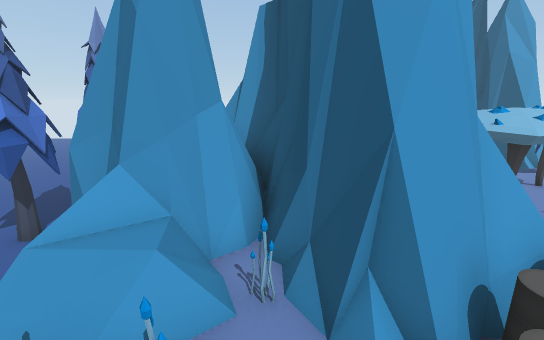
view 1 (above)

16 first-person views from a walk through a Unity game level. The camera is 1.4 m above the floor, tilts 14° down and sees 90° across. The floor is counted in squares, 0.5 m on a side. Each view is taken from the middle of a square. On the plan, view 1 faces up. The plan holds only what a view shows up to about 19 squares ahead; the rest is blank. The place goes on beyond the plan. The player character is not drawn.

view 2
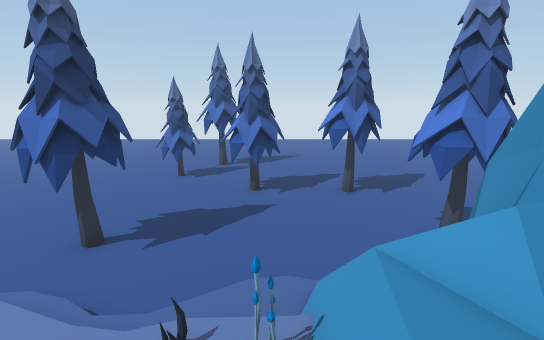

view 3
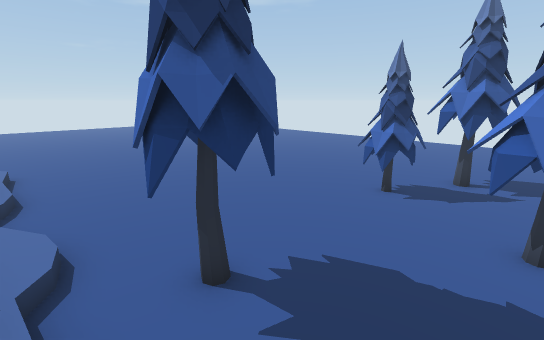

view 4
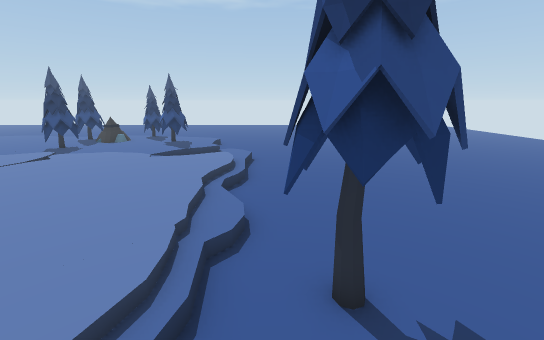

view 5
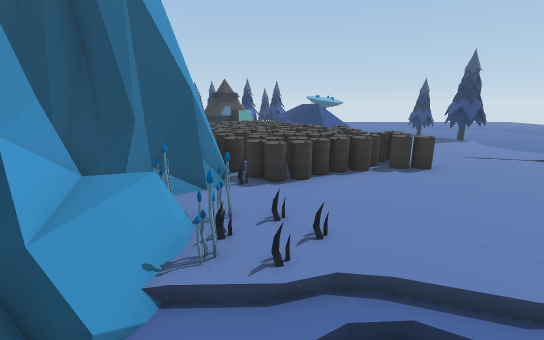

view 6
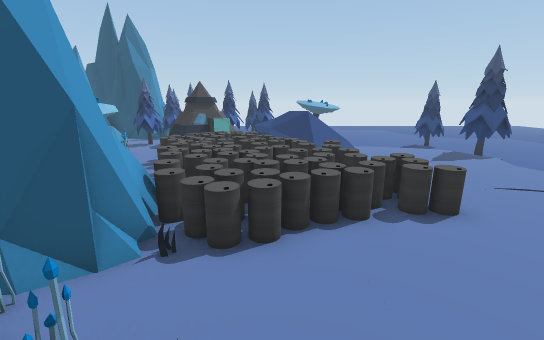

view 7
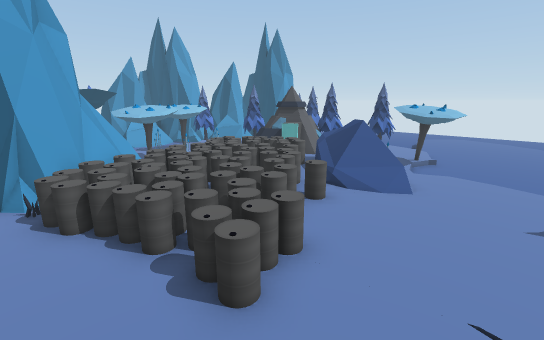

view 8
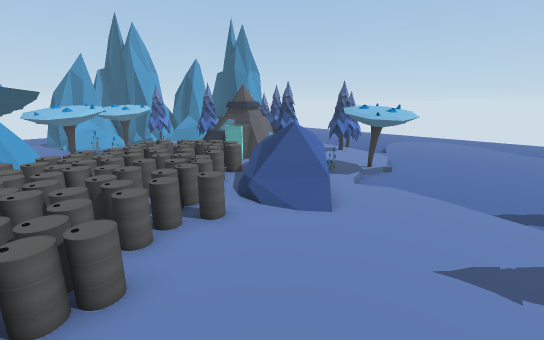

view 9
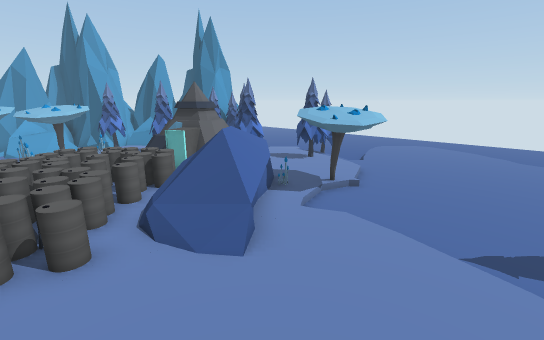

view 10
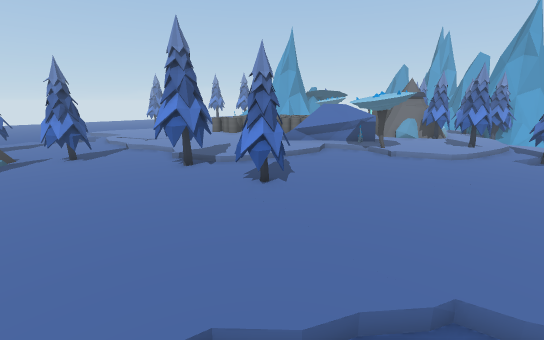

view 11
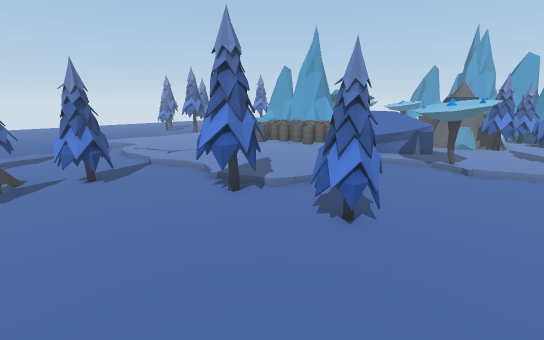

view 12
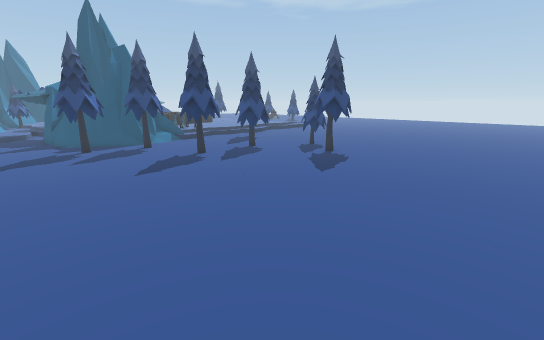

view 13
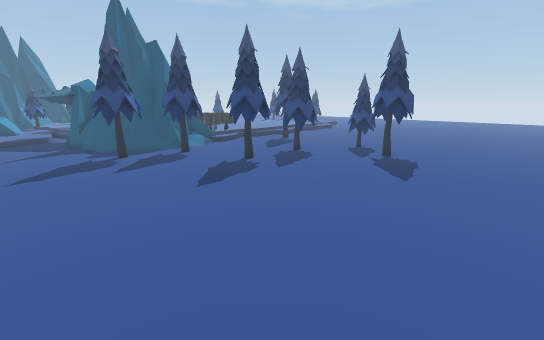

view 14
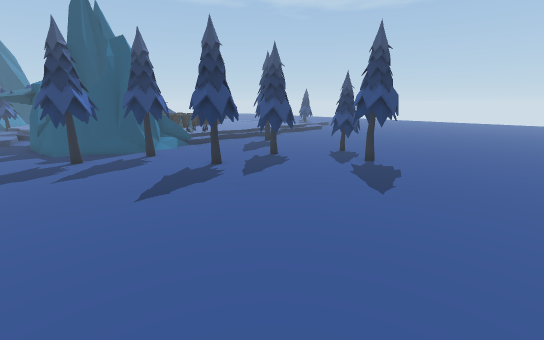

view 15
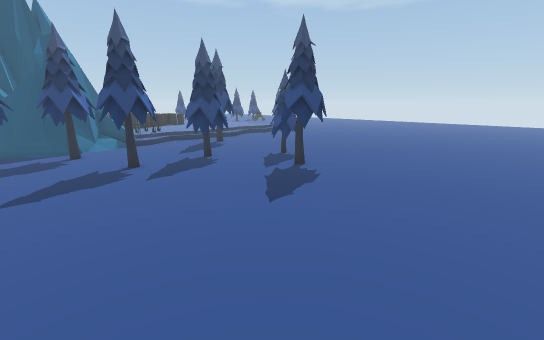

view 16
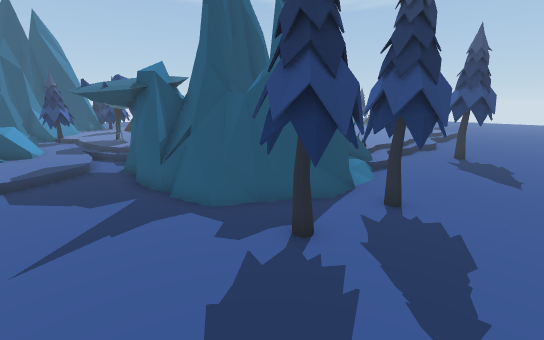

### Floor plan
Key: @ floor where view 1 was taken; # wall or solid block; . main floor; : floor 0.25 m higher than the main floor; + floor 0.5 m higher than the main floor; * floor 0.75 m higher than the main floor; / step, stairs or slope; = window, fence, low wall or low ledge; ^ raised ledge; v drop or lower ground; P plant; T thing the floor can be seen under or through; B barrel; O other object.
Columns run from 25 left of view 1 to 21 right of it. Each row starts with its distance up from view 1.
 14     .  ...................../...=== =##
 13  .  ......................../....:= #####
 12    .........................OO......=##=##
 11   .................##....=#OOO //...=### =
 10  .................###.#=^###OOO O    =:      #
  9  .................###.###### OOOOOOO::    #####
  8  ..................#########OO OOOOO::##= ####
  7  .................#########   OOO OO::##==###=
  6  .............##..#########  #OOOO::::OO  =##=
  5  .............##.....####=#####O:::  OOO O::=..
  4  .............##.....===:=###= /:    OOOOO=:///
  3  ....................##*+P##=#       OOOO##:://
  2  .............##....../PP::#/        O:O ==#:/#
  1  .............##...../P:P:://     /////::::##.#
  0  ........TTT..##....../P:@:/B     /:////:::##.
 -1 .........TTT=........./:::::   /O//////v::::///
 -2 .........TTTTT....###/::::::/  /////#==OOO::...
 -3 ............TT....###/:::::://:::://==/OOOO....
 -4 ...................../::::::///::::/::/OOO.....
 -5  ....................//:::::::::::::::/........
 -6  ....................//:::::::::::::::/........
 -7  ...................../:::::::::::::::.........
 -8  ....................//:::::::::::::::.........
 -9  ..................../:::::::::::::::/..=......
-10  ..................../:::/:::::://:###.##=.....
-11  ..................../////:::://...###.=#......
-12  ........... ......../.   .........=##......../
-13  ........... .. ...../.  /.....=#............/.
-14   ......... ... ......  /......##=........../.
-15   ........  ..  ...... /..=....==............
-16   .......       .........=##..O.............  .

Where each view was taken, in squares from view 1:
view 1: 0 up, 0 right, facing up
view 2: 2 up, 0 right, facing left
view 3: 1 up, 4 left, facing down-left
view 4: 1 up, 5 left, facing down
view 5: 1 up, 6 left, facing right
view 6: 0 up, 3 left, facing right
view 7: 7 down, 1 right, facing up-right
view 8: 8 down, 4 right, facing up-right
view 9: 8 down, 7 right, facing up-right
view 10: 16 down, 21 right, facing up-left
view 11: 16 down, 18 right, facing up-left
view 12: 13 up, 24 left, facing down-right
view 13: 14 up, 21 left, facing down-right
view 14: 12 up, 21 left, facing down-right
view 15: 9 up, 23 left, facing down-right
view 16: 14 up, 9 left, facing down-right
